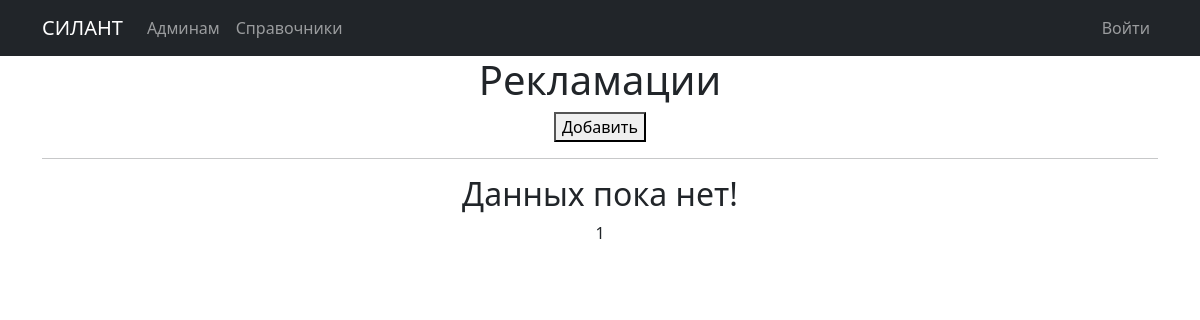
Page /cars/сomplaints/ on the earlier database version.
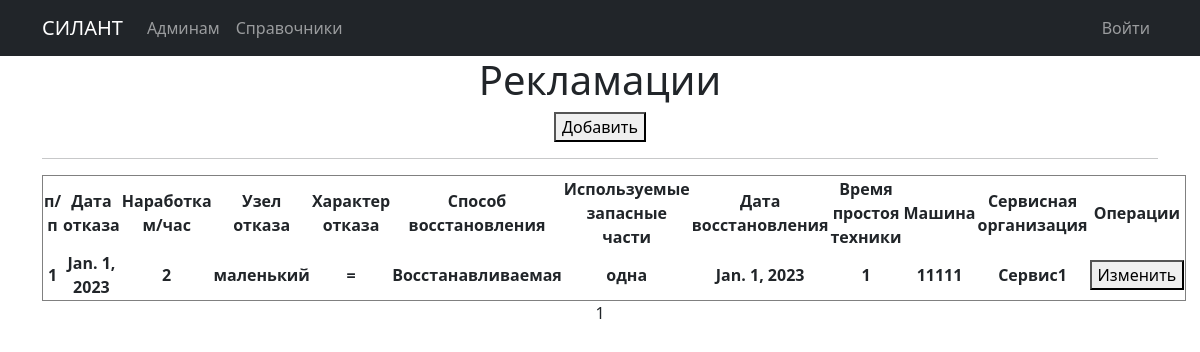
Same page on the later database version.
### silant/models.py (models this page shows, shortened)
class Complaints(models.Model):
    date_of_refusal = models.DateField(verbose_name='Дата отказа')
    operating_time = models.IntegerField(verbose_name='Наработка м/час')
    failure_node = models.ForeignKey(Failure_node, on_delete=models.CASCADE, verbose_name='Узел отказа')
    description_failure = models.TextField(max_length=1024, verbose_name='Характер отказа')
    recovery_method = models.ForeignKey(Recovery_method, on_delete=models.CASCADE, verbose_name='Способ восстановления')
    parts_used = models.TextField(verbose_name='Используемые запасные части')
    date_of_restoration = models.DateField(verbose_name='Дата восстановления')
    equipment_downtime = models.IntegerField(verbose_name='Время простоя техники')
    car = models.OneToOneField(Car, on_delete=models.CASCADE, verbose_name='Машина')
    service_company = models.OneToOneField(Service_company, on_delete=models.CASCADE, verbose_name='Сервисная организация')
    class Meta:
        verbose_name = 'Рекламации'
        verbose_name_plural = 'Рекламации'
        ordering = ['date_of_refusal']

class Base_dictionary(models.Model):
    name = models.TextField(unique=True, verbose_name='Название')
    description = models.TextField(blank=True, verbose_name='Описание')
    class Meta:
        abstract = True
    def __str__(self):
        return f'{self.name}'

class Failure_node(Base_dictionary):
    class Meta:
        verbose_name = 'Узел отказа'
        verbose_name_plural = 'Узлы отказа'

class Recovery_method(Base_dictionary):
    class Meta:
        verbose_name = 'Способ восстановления'
        verbose_name_plural = 'Способы восстановления'

class Car(models.Model):
    serial_number = models.TextField(max_length=30, unique=True, db_index=True, verbose_name='Зав. № машины')
    technique_model = models.ForeignKey(Technique_model, on_delete=models.CASCADE, db_index=True, verbose_name='Модель техники')
    engine_model = models.ForeignKey(Engine_model, on_delete=models.CASCADE, db_index=True, verbose_name='Модель двигателя')
    engine_number = models.TextField(max_length=30, verbose_name='Зав. № двигателя')
    transmission_model = models.ForeignKey(Transmission_model, on_delete=models.CASCADE, db_index=True, verbose_name='Модель трансмиссии')
    transmission_number = models.TextField(max_length=50, verbose_name='Зав. № трансмиссии')
    drive_axle_model = models.ForeignKey(Drive_axle_model, on_delete=models.CASCADE, db_index=True, verbose_name='Модель ведущего моста')
    drive_axle_number = models.TextField(max_length=50, verbose_name='Зав. № ведущего моста')
    steerable_axle_model = models.ForeignKey(Steerable_axle_model, on_delete=models.CASCADE, db_index=True, verbose_name='Модель управляемого моста')
    steerable_axle_number = models.TextField(max_length=50, verbose_name='Зав. № управляемого моста')
    supply_contract = models.TextField(max_length=50, blank=True, verbose_name='Договор поставки №, дата.')
    shipping_date = models.DateField(db_index=True, verbose_name='Дата отгрузки с завода')
    consignee = models.TextField(max_length=50, blank=True, verbose_name='Грузополучатель (конечный потребитель)')
    delivery_address = models.TextField(max_length=150, blank=True, verbose_name='Адрес поставки (эксплуатации)')
    equipment = models.TextField(max_length=150, blank=True, verbose_name='Комплектация (доп. опции)')
    client = models.ForeignKey(User, on_delete=models.CASCADE, null=True, blank=True, verbose_name='Клиент')
    service_company = models.ForeignKey(Service_company, null=True, on_delete=models.CASCADE, blank=True, verbose_name='Сервисная организация')
    def __str__(self):
        return f'{self.serial_number}'
    class Meta:
        verbose_name = 'Машины'
        verbose_name_plural = 'Машины'
        ordering = ['shipping_date']

class Service_company(Base_dictionary):
    user = models.OneToOneField(User, on_delete=models.CASCADE, verbose_name='Имя пользователя')
    class Meta:
        verbose_name = 'Сервисная компания'
        verbose_name_plural = 'Сервисные компании'

### templates/Complaints/Complaints.html (shortened to what this page needs)
{% extends 'flatpages/default.html' %}
{% block content %}
   <h1>Рекламации</h1>
   <button onclick=location.href="/cars/сomplaints/create"> Добавить</button>
   <hr>
   {% if сomplaints %}
       <table border="1" style="text-align:center">
           <tr>
               <td><b>п/п</b></td>
               <td><b>Дата отказа</b></td>
               <td><b>Наработка м/час</b></td>
               <td><b>Узел отказа</b></td>
               <td><b>Характер отказа</b></td>
               <td><b>Способ восстановления</b></td>
               <td><b>Используемые запасные части</b></td>
               <td><b>Дата восстановления</b></td>
               <td><b>Время простоя техники</b></td>
               <td><b>Машина</b></td>
               <td><b>Сервисная организация</b></td>
               <td><b>Операции</b></td>
           </tr>
           {% for сomplaint in сomplaints %}
           <tr>
                <td><b>{{ сomplaint.id }}</b></td>
                <td><b>{{ сomplaint.date_of_refusal }}</b></td>
                <td><b>{{ сomplaint.operating_time }}</a></b></td>
                <td><b>{{ сomplaint.failure_node }}</a></b></td>
                <td><b>{{ сomplaint.description_failure }}</b></td>
                <td><b>{{ сomplaint.recovery_method }}</a></b></td>
                <td><b>{{ сomplaint.parts_used }}</b></td>
                <td><b>{{ сomplaint.date_of_restoration }}</a></b></td>
                <td><b>{{ сomplaint.equipment_downtime }}</b></td>
                <td><b>{{ сomplaint.car }}</b></td>
                <td><b>{{ сomplaint.service_company }}</b></td>
                <td><button onclick=location.href="/cars/сomplaints/edit/{{сomplaint.id}}">Изменить</button></td>
           </tr>
           {% endfor %}
       </table>
   {% else %}
       <h2>Данных пока нет!</h2>
   {% endif %}
   {{ page_obj.number }}
{% endblock content %}

### templates/flatpages/default.html (shortened to what this page needs)
<!DOCTYPE html>
{% load static %}
<html lang="ru">
    <head>
        <link href="{% static 'css/styles.css' %}" rel="stylesheet" />
    </head>
    <body>
        <nav class="navbar navbar-expand-lg navbar-dark bg-dark static-top">
            <div class="container">
                <a class="navbar-brand" href="/">СИЛАНТ</a>
                <div class="collapse navbar-collapse" id="navbarResponsive">
                    <ul class="navbar-nav ml-auto">
                        <li class="nav-item">
                            <a class="nav-link" href="/admin/">Админам</a>
                        </li>
                        <li class="nav-item">
                            <a class="nav-link" href="dictionaries/">Справочники</a>
                        </li>
                    </ul>
                    {% if user.is_authenticated %}
                    <ul class="navbar-nav ms-auto">
                        <li class="nav-item">
                            <a class="nav-link" href="/accounts/logout/">Выйти</a>
                        </li>
                    </ul>
                    <a class="nav-link" href="/accounts/email/">Вошли как {{request.user.username}}</a>
                    {% else %}
                    <ul class="navbar-nav ms-auto">
                        <li class="nav-item">
                            <a class="nav-link" href="/accounts/login/">Войти</a>
                        </li>
                    </ul>
                    {% endif %}
                </div>
            </div>
        </nav>
        <div class="container">
           <div class="row">
               <div class="col-lg-12 text-center">
                   {% block content %}{% endblock content %}
               </div>
           </div>
</div>
    </body>
</html>

Differences in the rows shown:
added Complaints: id "1", date_of_refusal "Jan. 1, 2023", operating_time "2", failure_node.name "маленький", description_failure "=", recovery_method.name "Восстанавливаемая", parts_used "одна", date_of_restoration "Jan. 1, 2023", equipment_downtime "1", car.serial_number "11111", service_company.name "Сервис1"
Other differences:
text no longer shown: "Данных пока нет!"
text now shown: "п/п Дата отказа Наработка м/час Узел отказа Характер отказа Способ восстановления Используемые запасные части Дата восстановления Время простоя техники Машина Сервисная организация Операции"
